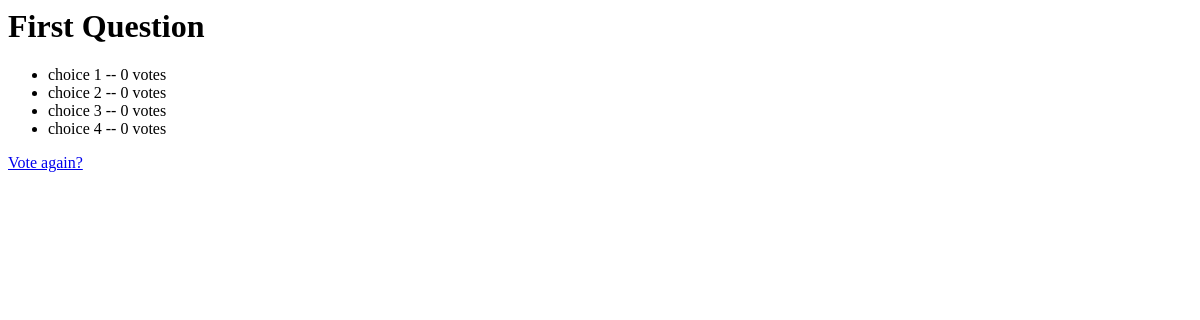
The app's page /polls/1/results/, older data.
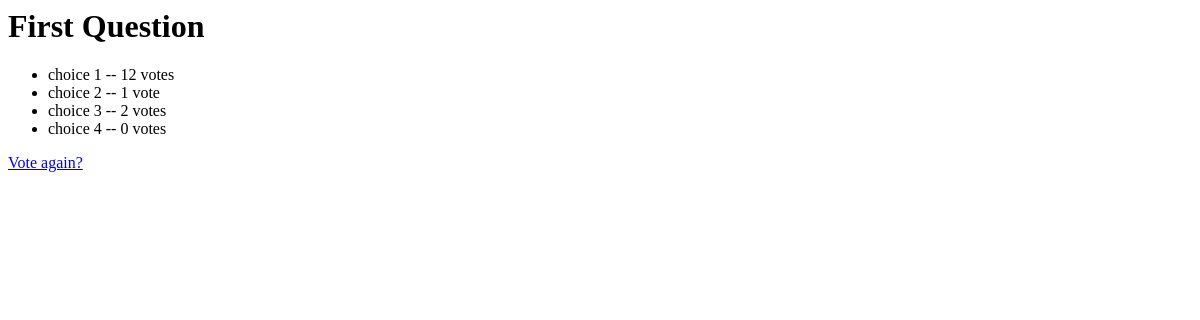
The same page, newer data.
### polls/models.py (models this page shows, shortened)
class Question(models.Model):
    question_text = models.CharField(max_length=200)
    pub_date = models.DateTimeField('date published')

class Choice(models.Model):
    question = models.ForeignKey(Question, on_delete=models.CASCADE)
    choice_text = models.CharField(max_length=200)
    votes = models.IntegerField(default=0)

### polls/views.py (the view)
# urls.py: path('<int:question_id>/results/', views.results, name='results'),
def results(request, question_id):
    question = get_object_or_404(Question, pk=question_id)
    return render(request, 'polls/results.html', {'question': question})

### polls/templates/polls/results.html
<h1>{{ question.question_text }}</h1>
<ul>
{% for choice in question.choice_set.all %}
    <li>{{ choice.choice_text }} -- {{ choice.votes }} vote{{ choice.votes|pluralize }}</li>
{% endfor %}
</ul>
<a href="{% url 'polls:detail' question.id %}">Vote again?</a>

Row changes from the older to the newer data that the page shows:
changed Choice "choice 1": votes "0" → "12"
changed Choice "choice 2": votes "0" → "1"
changed Choice "choice 3": votes "0" → "2"
